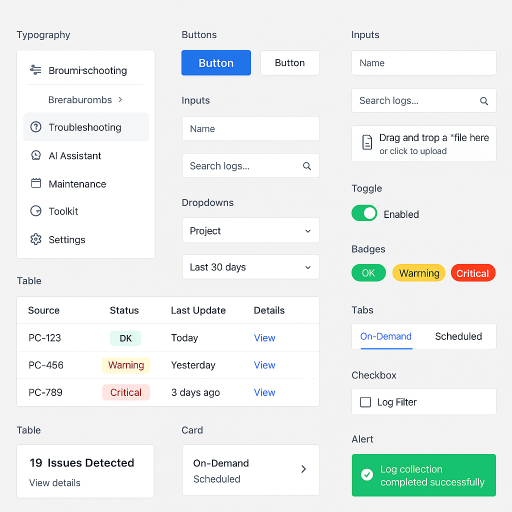
#> input picture CLEANUP_BACKUP_20250817_095550/9%2BErpANyRI20zkq0%3D.png, 1024 x 1024 px (shown at 1/2 size)
$ python -i generate-icons.py   (imports and definitions only)
#> lines starting #> are read from the running program, lines starting #| are printed output that depends on the picture
#!/usr/bin/env python3
"""
Icon Generation Script for AnyLab Application

This script generates all required icon sizes from a source image.
Requires: Pillow (PIL) - install with: pip install Pillow
"""

import os
import sys
from pathlib import Path

try:
    from PIL import Image
except ImportError:
    print("❌ Error: Pillow is not installed.")
    print("   Install it with: pip install Pillow")
    sys.exit(1)

# Icon sizes and filenames
ICON_CONFIG = [
    {"size": (32, 32), "filename": "ai-favicon-32.png"},
    {"size": (192, 192), "filename": "ai-logo-192.png"},
    {"size": (512, 512), "filename": "ai-logo-512.png"},
    {"size": (512, 512), "filename": "ai-maskable-512.png", "maskable": True},
]

# Source image paths to try (in order)
SOURCE_PATHS = [
    "public/icon-source.png",
    "public/icon-source.jpg",
    "public/icon-source.jpeg",
    "icon-source.png",
    "icon-source.jpg",
    "icon-source.jpeg",
]


# [21 lines left out: function find_source_image, not called in this run]


def create_maskable_icon(image, size):
    """
    Create a maskable icon with safe zone.
    The safe zone is the center 80% of the icon.
    """
    # Create a new image with padding (safe zone)
    safe_zone_ratio = 0.8
    safe_size = int(size[0] * safe_zone_ratio)

    # Resize the original image to fit the safe zone
    resized = image.resize((safe_size, safe_size), Image.Resampling.LANCZOS)

    # Create a new image with the full size
    maskable = Image.new("RGBA", size, (0, 0, 0, 0))

    # Paste the resized image in the center
    offset = ((size[0] - safe_size) // 2, (size[1] - safe_size) // 2)
    maskable.paste(resized, offset)

    return maskable


def generate_icons(source_path, output_dir):
    """Generate all required icon sizes from source image."""
#> called with output_dir = 'out.png'
    print(f"\n🖼️  Loading source image: {source_path}")

    try:
        source_image = Image.open(source_path)
#> source_image is the input picture: PIL image 1024x1024 RGB; mean R, G, B 235.8, 240, 238.7
        print(f"   ✓ Image loaded: {source_image.size[0]}x{source_image.size[1]} pixels")
#|    ✓ Image loaded: 1024x1024 pixels
    except Exception as e:
        print(f"❌ Error loading image: {e}")
        return False

    # Convert to RGBA if needed
    if source_image.mode != "RGBA":
        source_image = source_image.convert("RGBA")
#> source_image: PIL image 1024x1024 RGBA

    output_path = Path(output_dir)
    output_path.mkdir(parents=True, exist_ok=True)

    print(f"\n📦 Generating icons in: {output_dir}")
    print("-" * 50)

    success_count = 0

    for config in ICON_CONFIG:
        size = config["size"]
        filename = config["filename"]
        is_maskable = config.get("maskable", False)

        try:
            if is_maskable:
                icon = create_maskable_icon(source_image, size)
                print(f"   ✓ {filename} ({size[0]}x{size[1]}) - maskable with safe zone")
            else:
                icon = source_image.resize(size, Image.Resampling.LANCZOS)
                print(f"   ✓ {filename} ({size[0]}x{size[1]})")

            output_file = output_path / filename
            icon.save(output_file, "PNG", optimize=True)
            success_count += 1

        except Exception as e:
            print(f"   ❌ {filename}: {e}")
#> this loop made 4 passes
#> pass 1, in generate_icons, `icon = source_image.resize(size, Image.Resampling.LANCZOS)`:
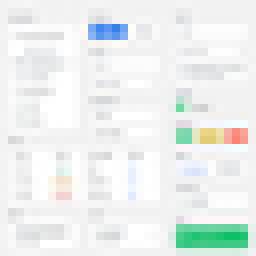
#> icon: PIL image 32x32 RGBA (shown 8 times larger); mean R, G, B, A 235.6, 239.8, 238.5, 255
#> pass 2, in generate_icons, `icon = source_image.resize(size, Image.Resampling.LANCZOS)`:
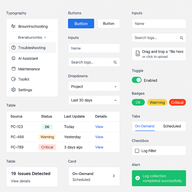
#> icon: PIL image 192x192 RGBA; mean R, G, B, A 235.5, 239.7, 238.4, 255
#> pass 3, in generate_icons, `icon = source_image.resize(size, Image.Resampling.LANCZOS)`:
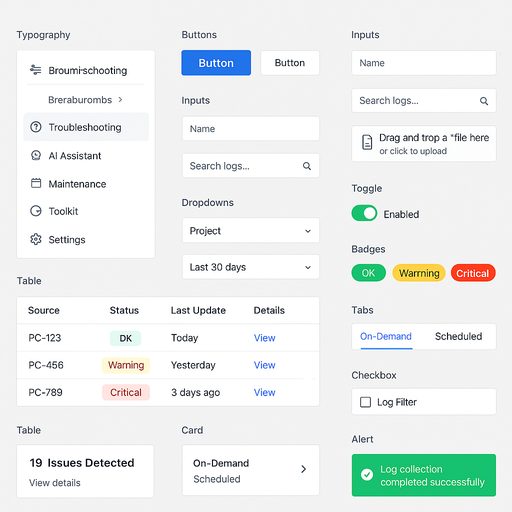
#> icon: PIL image 512x512 RGBA; mean R, G, B, A 235.5, 239.7, 238.4, 255
#> after the loop:
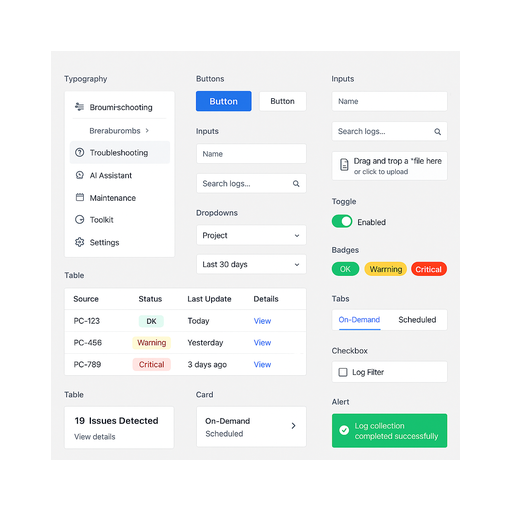
#> icon: PIL image 512x512 RGBA; mean R, G, B, A 150.3, 153, 152.1, 162.7; transparent parts drawn white
#> after the loop, success_count = 4

    # Generate ICO file for favicon (optional, PNG works too)
    try:
        favicon_32 = Image.open(output_path / "ai-favicon-32.png")
        ico_path = output_path / "ai-favicon.ico"
        favicon_32.save(ico_path, format="ICO", sizes=[(32, 32)])
        print(f"   ✓ ai-favicon.ico (32x32)")
        success_count += 1
#> success_count = 5
    except Exception as e:
        print(f"   ⚠️  ai-favicon.ico: {e} (PNG favicon will be used)")

    print("-" * 50)
    print(f"\n✅ Generated {success_count} icon files successfully!")
#| ✅ Generated 5 icon files successfully!
    print(f"\n📝 Next steps:")
    print(f"   1. Verify icons in {output_dir}")
    print(f"   2. Start your app: npm start")
    print(f"   3. Check browser tab and sidebar for your new icons")

    return True


# [35 lines left out: function main, not called in this run]


# [2 lines not run here, left out]

>>> result = generate_icons('../../../../CLEANUP_BACKUP_20250817_095550/9%2BErpANyRI20zkq0%3D.png', 'out.png')

$ run again, on django-pgvector-pdf/图片1.png
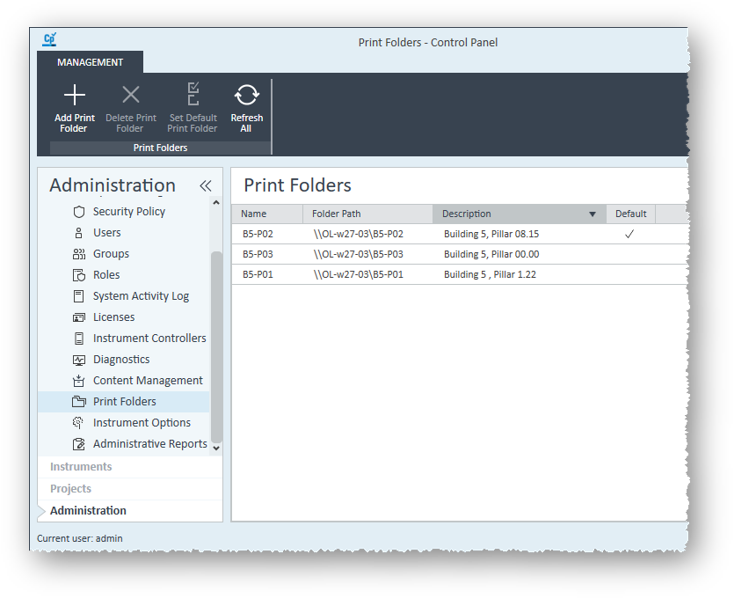
#> input picture django-pgvector-pdf/图片1.png, 735 x 601 px
#> in generate_icons, source_image is the input picture: PIL image 735x601 RGBA; mean R, G, B, A 163.9, 167.9, 171, 203.9
#|    ✓ Image loaded: 735x601 pixels
#> the loop in generate_icons, `for config in ICON_CONFIG:` made 4 passes
#> pass 3, in generate_icons, `icon = source_image.resize(size, Image.Resampling.LANCZOS)`:
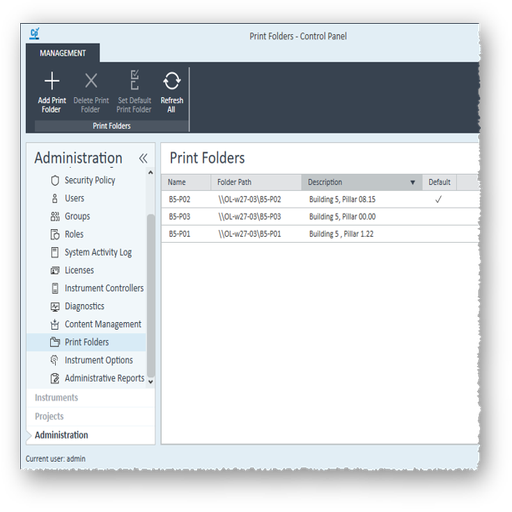
#> icon: PIL image 512x512 RGBA; mean R, G, B, A 164, 167.9, 171.1, 203.9; transparent parts drawn white
#> after the loop in generate_icons, `for config in ICON_CONFIG:`:
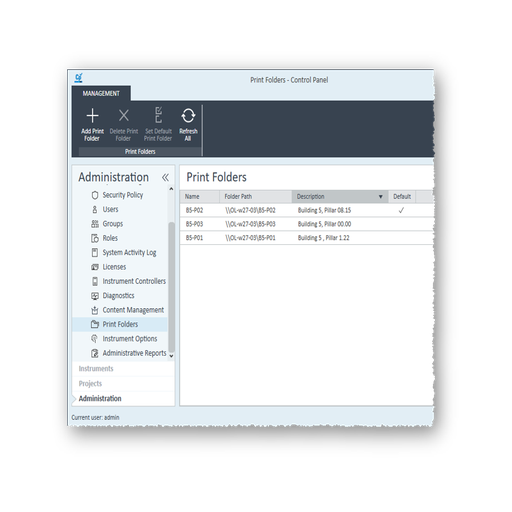
#> icon: PIL image 512x512 RGBA; mean R, G, B, A 104.7, 107.3, 109.3, 130.1; transparent parts drawn white
#> after the loop in generate_icons, `for config in ICON_CONFIG:`: success_count = 4
#> in generate_icons, `success_count += 1`: success_count = 5
#| ✅ Generated 5 icon files successfully!
